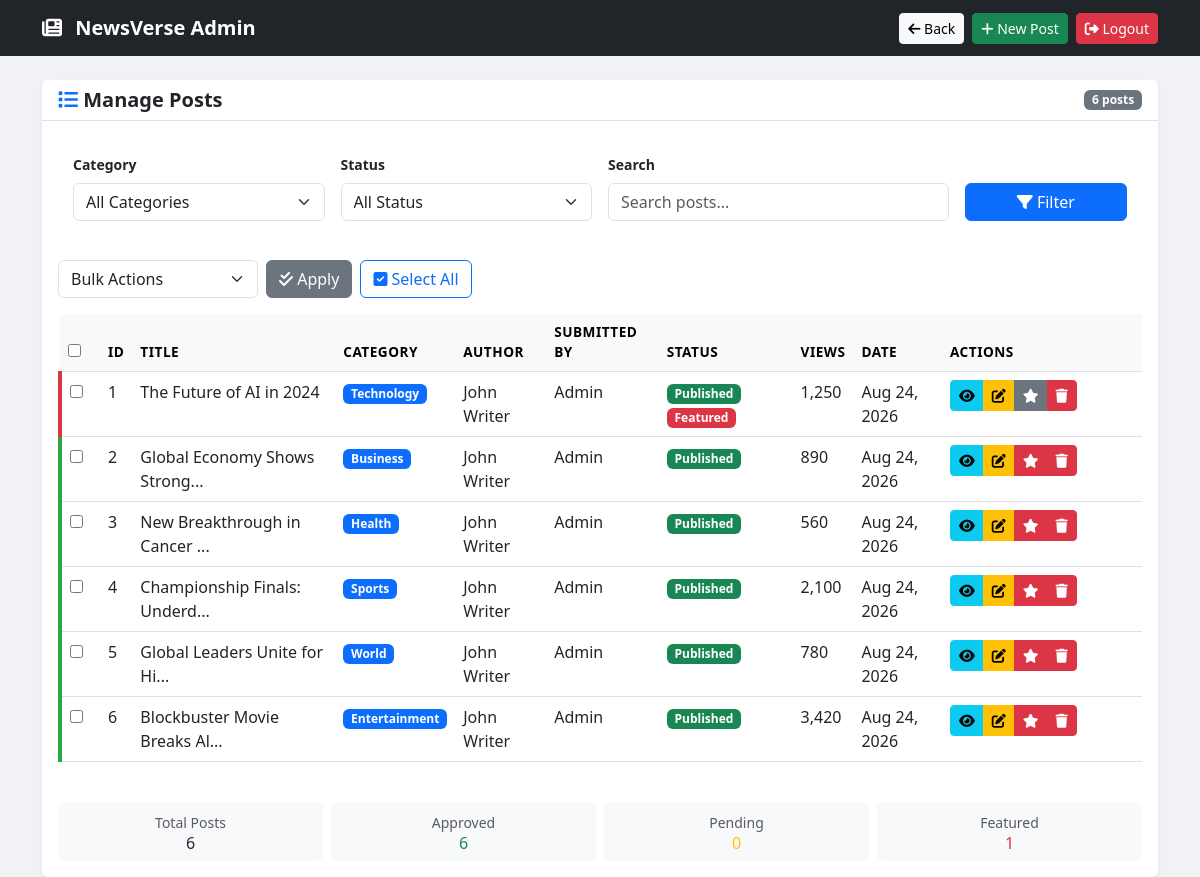
/manage_posts.php (signed in), run on the app's committed database.
### tables this page shows
CREATE TABLE posts (
    id INT AUTO_INCREMENT PRIMARY KEY,
    category VARCHAR(100) NOT NULL,
    sub_category VARCHAR(100) DEFAULT NULL,
    is_latest TINYINT(1) DEFAULT 0,
    is_featured TINYINT(1) DEFAULT 0,
    is_breaking TINYINT(1) DEFAULT 0,
    title VARCHAR(255) NOT NULL,
    slug VARCHAR(255) DEFAULT NULL,
    excerpt TEXT,
    content LONGTEXT NOT NULL,
    author_name VARCHAR(100) NOT NULL,
    author_image VARCHAR(255) DEFAULT NULL,
    main_image VARCHAR(255) NOT NULL,
    gallery_images TEXT DEFAULT NULL,
    video_url VARCHAR(255) DEFAULT NULL,
    status ENUM('draft', 'pending', 'published', 'archived', 'rejected') DEFAULT 'pending',
    approved TINYINT(1) DEFAULT 0,
    created_by INT DEFAULT NULL,
    submitted_by INT DEFAULT NULL,
    approved_by INT DEFAULT NULL,
    created_at TIMESTAMP DEFAULT CURRENT_TIMESTAMP,
    updated_at TIMESTAMP DEFAULT CURRENT_TIMESTAMP ON UPDATE CURRENT_TIMESTAMP,
    submission_date TIMESTAMP DEFAULT CURRENT_TIMESTAMP,
    approved_at TIMESTAMP NULL,
    published_at TIMESTAMP NULL,
    view_count INT DEFAULT 0,
    likes_count INT DEFAULT 0,
    bookmark_count INT DEFAULT 0,
    comment_count INT DEFAULT 0,
    read_time VARCHAR(20) DEFAULT '2 min read',
    tags TEXT DEFAULT NULL,
    INDEX idx_category (category),
    INDEX idx_status (status),
    INDEX idx_approved (approved),
    INDEX idx_is_latest (is_latest),
    INDEX idx_is_featured (is_featured),
    INDEX idx_is_breaking (is_breaking),
    INDEX idx_created_at (created_at),
    INDEX idx_submitted_by (submitted_by),
    INDEX idx_slug (slug),
    FOREIGN KEY (created_by) REFERENCES users(id) ON DELETE SET NULL,
    FOREIGN KEY (submitted_by) REFERENCES users(id) ON DELETE SET NULL,
    FOREIGN KEY (approved_by) REFERENCES users(id) ON DELETE SET NULL
);

### manage_posts.php (the view, shortened to what this page needs)
<?php
include 'db.php';
$search_filter = isset($_GET['search']) ? $_GET['search'] : '';
$query = "SELECT p.*, u.username as submitted_by_username
          FROM posts p
          LEFT JOIN users u ON p.submitted_by = u.id
          WHERE 1=1";
$params = [];
$query .= " ORDER BY p.created_at DESC";
$stmt = $pdo->prepare($query);
$stmt->execute($params);
$posts = $stmt->fetchAll();
?>
<!DOCTYPE html>
<html lang="en">
<head>
    <link href="https://cdn.jsdelivr.net/npm/bootstrap@5.3.0/dist/css/bootstrap.min.css" rel="stylesheet">
    <link rel="stylesheet" href="https://cdnjs.cloudflare.com/ajax/libs/font-awesome/6.4.0/css/all.min.css">
</head>
<body>
<nav class="navbar navbar-expand-lg navbar-dark bg-dark">
    <div class="container">
        <a class="navbar-brand fw-bold" href="admin_dashboard.php">
            <i class="fas fa-newspaper me-2"></i> NewsVerse Admin
        </a>
        <div class="navbar-nav ms-auto">
            <a href="admin_dashboard.php" class="btn btn-light btn-sm me-2">
                <i class="fas fa-arrow-left"></i> Back
            </a>
            <a href="admin_create.php" class="btn btn-success btn-sm me-2">
                <i class="fas fa-plus"></i> New Post
            </a>
            <a href="logout.php" class="btn btn-danger btn-sm">
                <i class="fas fa-sign-out-alt"></i> Logout
            </a>
        </div>
    </div>
</nav>
<div class="container mt-4">
    <div class="card shadow-sm border-0">
        <div class="card-header bg-white border-bottom d-flex justify-content-between align-items-center flex-wrap">
            <h5 class="fw-bold mb-0"><i class="fas fa-list text-primary"></i> Manage Posts</h5>
            <span class="badge bg-secondary"><?= count($posts) ?> posts</span>
        </div>
        <div class="card-body">
            <div class="filter-section mb-4">
                <form method="GET" action="" class="row g-3 align-items-end">
                    <div class="col-md-3">
                        <label class="form-label small fw-bold">Category</label>
                        <select name="category" class="form-select">
                            <option value="">All Categories</option>
                        </select>
                    </div>
                    <div class="col-md-3">
                        <label class="form-label small fw-bold">Status</label>
                        <select name="status" class="form-select">
                            <option value="">All Status</option>
                        </select>
                    </div>
                    <div class="col-md-4">
                        <label class="form-label small fw-bold">Search</label>
                        <input type="text" name="search" class="form-control" placeholder="Search posts..."
                               value="<?= htmlspecialchars($search_filter) ?>">
                    </div>
                    <div class="col-md-2">
                        <button type="submit" class="btn btn-primary w-100">
                            <i class="fas fa-filter"></i> Filter
                        </button>
                    </div>
                </form>
            </div>
            <form method="POST" action="" id="bulkForm">
                <div class="d-flex gap-2 mb-3">
                    <select name="bulk_action" class="form-select" style="width: 200px;">
                        <option value="">Bulk Actions</option>
                    </select>
                    <button type="submit" class="btn btn-secondary" onclick="return confirm('Apply bulk action?')">
                        <i class="fas fa-check-double"></i> Apply
                    </button>
                    <button type="button" class="btn btn-outline-primary" onclick="selectAll()">
                        <i class="fas fa-check-square"></i> Select All
                    </button>
                </div>
                <div class="table-responsive">
                    <table class="table table-hover">
                        <thead class="table-light">
                            <tr>
                                <th width="40"><input type="checkbox" id="selectAll" onchange="toggleAllCheckboxes()"></th>
                                <th>ID</th>
                                <th>Title</th>
                                <th>Category</th>
                                <th>Author</th>
                                <th>Submitted By</th>
                                <th>Status</th>
                                <th>Views</th>
                                <th>Date</th>
                                <th width="200">Actions</th>
                            </tr>
                        </thead>
                        <tbody>
                            <?php if(count($posts) > 0): ?>
                                <?php foreach($posts as $post): ?>
                                <tr class="post-row <?= $post['approved'] ? 'approved' : 'pending' ?> <?= $post['is_latest'] ? 'featured' : '' ?>">
                                    <td><input type="checkbox" name="post_ids[]" value="<?= $post['id'] ?>" class="post-checkbox"></td>
                                    <td><?= $post['id'] ?></td>
                                    <td><?= htmlspecialchars(mb_strimwidth($post['title'], 0, 30, '...')) ?></td>
                                    <td><span class="badge bg-primary"><?= htmlspecialchars($post['category']) ?></span></td>
                                    <td><?= htmlspecialchars($post['author_name']) ?></td>
                                    <td><?= htmlspecialchars($post['submitted_by_username'] ?? 'Admin') ?></td>
                                    <td>
                                        <?php if($post['approved']): ?>
                                            <span class="badge bg-success">Published</span>
                                        <?php else: ?>
                                            <span class="badge bg-warning text-dark">Pending</span>
                                        <?php endif; ?>
                                        <?php if($post['is_latest']): ?>
                                            <span class="badge bg-danger">Featured</span>
                                        <?php endif; ?>
                                    </td>
                                    <td><?= number_format($post['view_count'] ?? 0) ?></td>
                                    <td><?= date('M d, Y', strtotime($post['created_at'])) ?></td>
                                    <td>
                                        <div class="btn-group btn-group-sm">
                                            <a href="view_post.php?id=<?= $post['id'] ?>" class="btn btn-info" target="_blank" title="View">
                                                <i class="fas fa-eye"></i>
                                            </a>
                                            <a href="admin_edit.php?id=<?= $post['id'] ?>" class="btn btn-warning" title="Edit">
                                                <i class="fas fa-edit"></i>
                                            </a>
                                            <?php if($post['is_latest']): ?>
                                                <a href="?action=unfeature&id=<?= $post['id'] ?>" class="btn btn-secondary" title="Unfeature">
                                                    <i class="fas fa-star"></i>
                                                </a>
                                            <?php else: ?>
                                                <a href="?action=feature&id=<?= $post['id'] ?>" class="btn btn-danger" title="Feature as Latest">
                                                    <i class="fas fa-star"></i>
                                                </a>
                                            <?php endif; ?>
                                            <a href="?action=delete&id=<?= $post['id'] ?>" class="btn btn-danger"
                                               onclick="return confirm('Delete this post?')" title="Delete">
                                                <i class="fas fa-trash"></i>
                                            </a>
                                        </div>
                                    </td>
                                </tr>
                                <?php endforeach; ?>
                            <?php endif; ?>
                        </tbody>
                    </table>
                </div>
            </form>
            <div class="row mt-3 g-2">
                <div class="col-md-3">
                    <div class="bg-light p-2 rounded text-center">
                        <small class="text-muted">Total Posts</small>
                        <h6 class="mb-0"><?= count($posts) ?></h6>
                    </div>
                </div>
                <div class="col-md-3">
                    <div class="bg-light p-2 rounded text-center">
                        <small class="text-muted">Approved</small>
                        <h6 class="mb-0 text-success">
                            <?= count(array_filter($posts, function($p) { return $p['approved'] == 1; })) ?>
                        </h6>
                    </div>
                </div>
                <div class="col-md-3">
                    <div class="bg-light p-2 rounded text-center">
                        <small class="text-muted">Pending</small>
                        <h6 class="mb-0 text-warning">
                            <?= count(array_filter($posts, function($p) { return $p['approved'] == 0; })) ?>
                        </h6>
                    </div>
                </div>
                <div class="col-md-3">
                    <div class="bg-light p-2 rounded text-center">
                        <small class="text-muted">Featured</small>
                        <h6 class="mb-0 text-danger">
                            <?= count(array_filter($posts, function($p) { return $p['is_latest'] == 1; })) ?>
                        </h6>
                    </div>
                </div>
            </div>
        </div>
    </div>
</div>
</body>
</html>

### manage_posts.php (style rules this page uses)
body { background: #f0f2f5; }
.post-row.approved { border-left: 4px solid #28a745; }
.post-row.featured { border-left: 4px solid #dc3545; }
.table th { font-weight: 600; font-size: 0.85rem; text-transform: uppercase; letter-spacing: 0.5px; }
.filter-section { background: white; padding: 15px; border-radius: 8px; }

### data on the page
posts: id "1", title "The Future of AI in 2024", category "Technology", author_name "John Writer", submitted_by_username "Admin", approved "Published", shows "Featured", view_count "1,250", created_at "Aug 24, 2026", is_latest "1"
posts: id "2", title "Global Economy Shows Strong...", category "Business", author_name "John Writer", submitted_by_username "Admin", approved "Published", view_count "890", created_at "Aug 24, 2026"
posts: id "3", title "New Breakthrough in Cancer ...", category "Health", author_name "John Writer", submitted_by_username "Admin", approved "Published", view_count "560", created_at "Aug 24, 2026"
posts: id "4", title "Championship Finals: Underd...", category "Sports", author_name "John Writer", submitted_by_username "Admin", approved "Published", view_count "2,100", created_at "Aug 24, 2026"
posts: id "5", title "Global Leaders Unite for Hi...", category "World", author_name "John Writer", submitted_by_username "Admin", approved "Published", view_count "780", created_at "Aug 24, 2026"
posts: id "6", title "Blockbuster Movie Breaks Al...", category "Entertainment", author_name "John Writer", submitted_by_username "Admin", approved "Published", view_count "3,420", created_at "Aug 24, 2026"

### other printed values
count($posts) "6"
